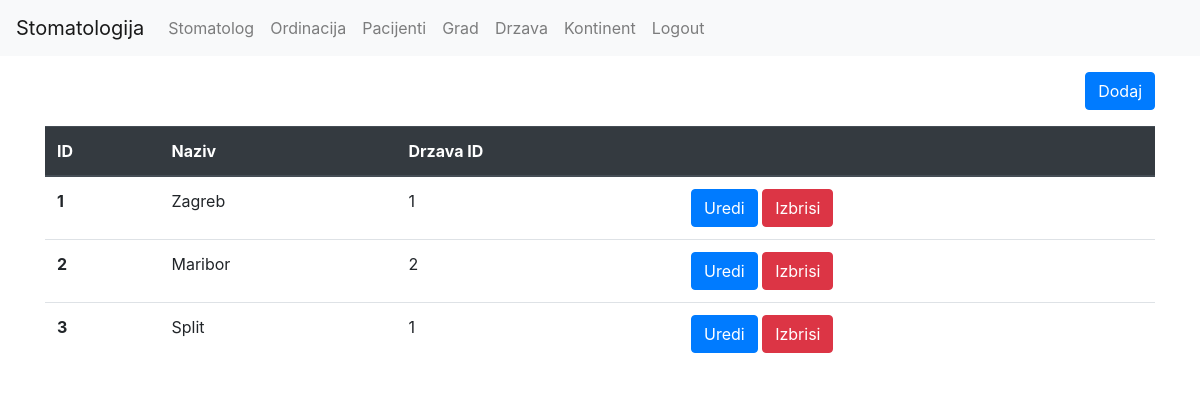
The app's page /grad/index.php (signed in), older data.
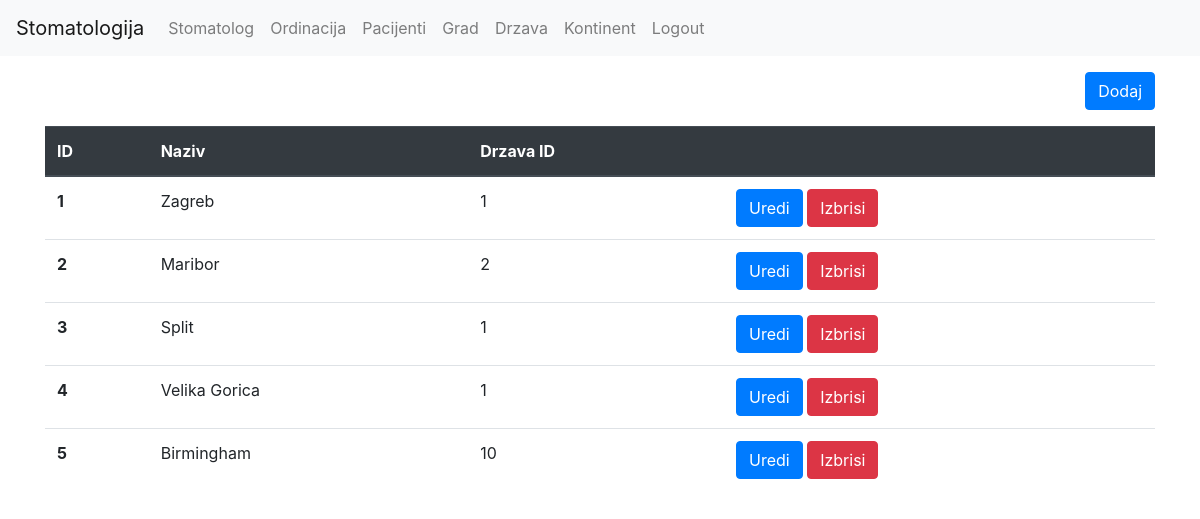
The same page, newer data.
### tables this page shows
CREATE TABLE `drzava` (
  `id` int(11) NOT NULL,
  `country_name` varchar(50) NOT NULL,
  `continent_id` int(11) NOT NULL
);

CREATE TABLE `grad` (
  `id` int(11) NOT NULL,
  `city_name` varchar(255) NOT NULL,
  `country_id` int(11) NOT NULL
);

### grad/index.php (the view, shortened to what this page needs)
<?php
require('../util/db.php');
require('../frontend/header.php');
require('../frontend/footer.php');
$stmt = $db->query('SELECT * FROM drzava INNER JOIN grad ON grad.country_id = drzava.id');
$rows = $stmt->fetchAll();
echo $header;
?>
<div class="container">
	<a href="/stomatologija/grad/form.php" class="btn btn-primary mt-3 mb-3 float-right">Dodaj</a>
	<table class="table">
	  <thead class="thead-dark">
		<tr>
		  <th scope="col">ID</th>
		  <th scope="col">Naziv</th>
      	<th scope="col">Drzava ID</th>
		  <th scope="col"></th>
		</tr>
	  </thead>
	  <tbody>
		<?php foreach($rows as $row) { ?>
		<tr>
		  <th scope="row"><?php echo $row['id']; ?></th>
		  <td><?php echo $row['city_name']; ?></td>
		  <td><?php echo $row['country_id']; ?></td>
		  <td>
		  <a class="btn btn-primary" href="/stomatologija/grad/form.php?id=<?php echo $row['id']; ?>">Uredi</a>
		  <a class="btn btn-danger" href="/stomatologija/grad/delete.php?id=<?php echo $row['id']; ?>">Izbrisi</a>
		  </td>
		</tr>
		<?php } ?>
	  </tbody>
	</table>
</div>
<?php
echo $footer;
?>

Row changes from the older to the newer data that the page shows:
now on one of the page's lists (row unchanged): drzava: grad.id "4", grad.city_name "Velika Gorica", grad.country_id "1"
added drzava: grad.id "5", grad.city_name "Birmingham", grad.country_id "10"
